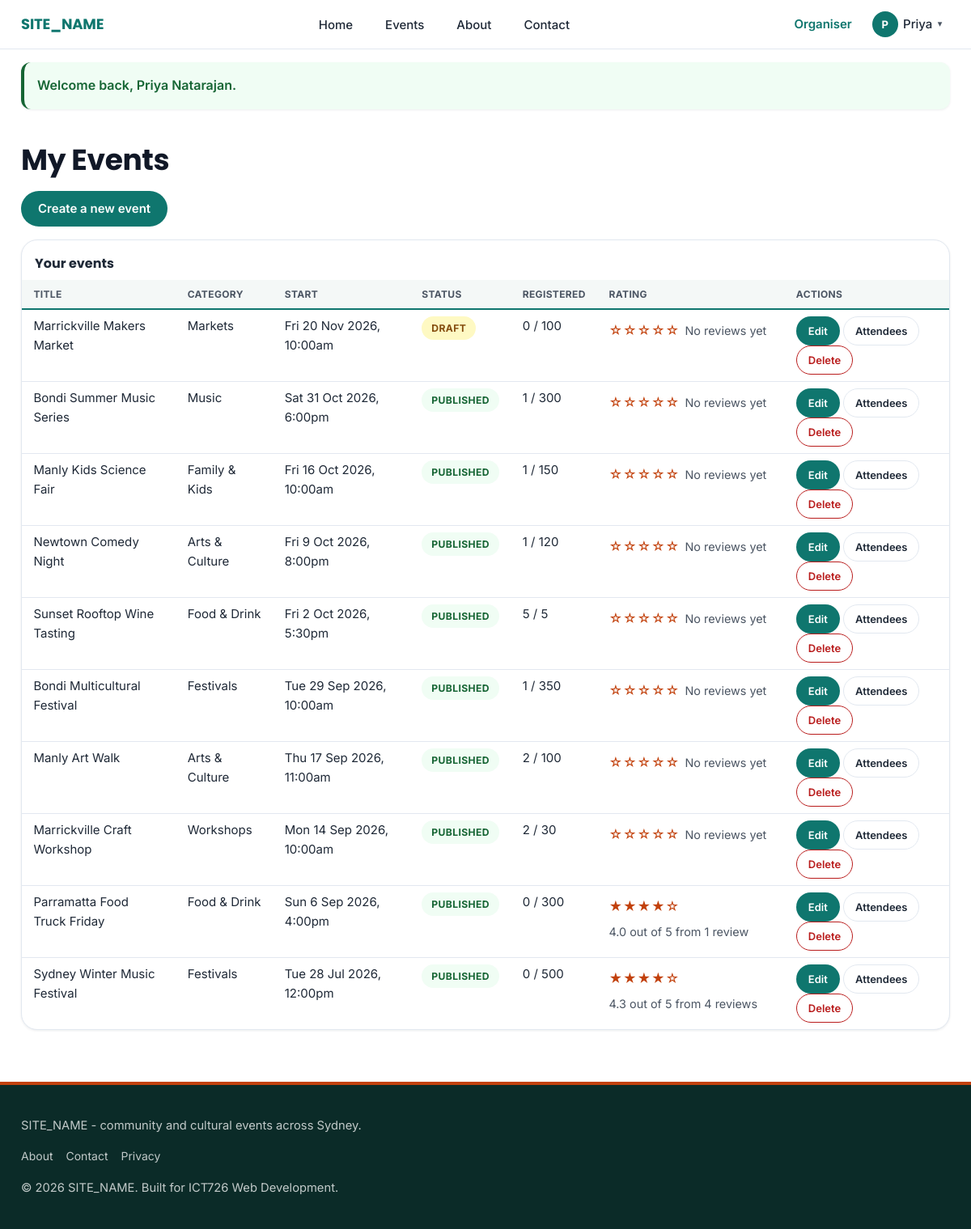
Page /organiser/my-events.php (signed in) on the committed database.
### tables this page shows
CREATE TABLE events (
    id              INT AUTO_INCREMENT PRIMARY KEY,
    organiser_id    INT NOT NULL,
    category_id     INT NOT NULL,
    venue_id        INT NOT NULL,
    title           VARCHAR(150) NOT NULL,
    slug            VARCHAR(180) NOT NULL,
    description     TEXT NOT NULL,
    image           VARCHAR(255) NULL,
    start_datetime  DATETIME NOT NULL,
    end_datetime    DATETIME NOT NULL,
    capacity        INT NOT NULL,
    price           DECIMAL(8,2) NOT NULL DEFAULT 0.00,
    status          ENUM('draft', 'published', 'cancelled') NOT NULL DEFAULT 'draft',
    created_at      DATETIME NOT NULL DEFAULT CURRENT_TIMESTAMP,
    updated_at      DATETIME NOT NULL DEFAULT CURRENT_TIMESTAMP ON UPDATE CURRENT_TIMESTAMP,

    UNIQUE KEY uq_events_slug (slug),

     
     
     
     
     
    CONSTRAINT fk_events_organiser FOREIGN KEY (organiser_id) REFERENCES users(id),
    CONSTRAINT fk_events_category  FOREIGN KEY (category_id)  REFERENCES categories(id),
    CONSTRAINT fk_events_venue     FOREIGN KEY (venue_id)     REFERENCES venues(id),

     
     
     
    INDEX idx_events_start_datetime (start_datetime),
    INDEX idx_events_status (status),
    INDEX idx_events_category_id (category_id)
);

CREATE TABLE categories (
    id              INT AUTO_INCREMENT PRIMARY KEY,
    name            VARCHAR(80) NOT NULL,
    slug            VARCHAR(80) NOT NULL,
    description     VARCHAR(255) NULL,
    is_active       TINYINT(1) NOT NULL DEFAULT 1,
    UNIQUE KEY uq_categories_slug (slug)
);

### includes/validate.php (called while the page is built, shortened)
<?php
function e($value) {
    return htmlspecialchars($value ?? '', ENT_QUOTES, 'UTF-8');
}

### organiser/my-events.php (the view, shortened to what this page needs)
<?php
require_once __DIR__ . '/../includes/auth_guard.php';
$stmt = $pdo->prepare(
    "SELECT e.*, c.name AS category_name,
            (SELECT COALESCE(SUM(r.quantity), 0) FROM registrations r WHERE r.event_id = e.id AND r.status = 'registered') AS registered_count,
            (SELECT AVG(rv.rating) FROM reviews rv WHERE rv.event_id = e.id AND rv.is_hidden = 0) AS avg_rating,
            (SELECT COUNT(*) FROM reviews rv WHERE rv.event_id = e.id AND rv.is_hidden = 0) AS review_count
     FROM events e
     JOIN categories c ON c.id = e.category_id
     WHERE e.organiser_id = :id
     ORDER BY e.start_datetime DESC"
);
$stmt->execute(['id' => currentUserId()]);
$events = $stmt->fetchAll();
require_once __DIR__ . '/../includes/header.php';
?>
<h1>My Events</h1>
<p><a class="btn" href="<?= BASE_URL ?>/organiser/event-form.php">Create a new event</a></p>
<?php if (empty($events)): ?>
    <p class="empty-state">You haven't created any events yet.</p>
<?php else: ?>
    <div class="data-table-wrapper">
        <table class="data-table">
            <caption>Your events</caption>
            <thead>
                <tr>
                    <th scope="col">Title</th>
                    <th scope="col">Category</th>
                    <th scope="col">Start</th>
                    <th scope="col">Status</th>
                    <th scope="col">Registered</th>
                    <th scope="col">Rating</th>
                    <th scope="col">Actions</th>
                </tr>
            </thead>
            <tbody>
                <?php foreach ($events as $event): ?>
                    <tr>
                        <td><?= e($event['title']) ?></td>
                        <td><?= e($event['category_name']) ?></td>
                        <td><?= e(formatEventDate($event['start_datetime'])) ?></td>
                        <td><span class="badge badge-status-<?= e($event['status']) ?>"><?= e(ucfirst($event['status'])) ?></span></td>
                        <td><?= (int) $event['registered_count'] ?> / <?= (int) $event['capacity'] ?></td>
                        <td>
                            <?= renderStars(
                                $event['avg_rating'] !== null ? (float) $event['avg_rating'] : null,
                                (int) $event['review_count']
                            ) ?>
                        </td>
                        <td>
                            <a class="btn btn-small" href="<?= BASE_URL ?>/organiser/event-form.php?id=<?= (int) $event['id'] ?>">Edit</a>
                            <a class="btn btn-small btn-secondary" href="<?= BASE_URL ?>/organiser/event-attendees.php?id=<?= (int) $event['id'] ?>">Attendees</a>
                            <form method="post" action="<?= BASE_URL ?>/organiser/event-delete.php" class="logout-form"
                                  data-confirm="Delete '<?= e($event['title']) ?>'? This cannot be undone.">
                                <button type="submit" class="btn btn-small btn-danger">Delete</button>
                            </form>
                        </td>
                    </tr>
                <?php endforeach; ?>
            </tbody>
        </table>
    </div>
<?php endif; ?>
<?php require_once __DIR__ . '/../includes/footer.php'; ?>

### includes/functions.php (shortened to what this page needs)
<?php
function formatEventDate($datetime) {
    $timestamp = strtotime($datetime);
    return date('D j M Y, g:ia', $timestamp);
}
function renderStars($average, $count) {
    if ($count === 0 || $average === null) {
        return '<div class="rating">'
            . '<span class="rating-icons" aria-hidden="true">&#9734;&#9734;&#9734;&#9734;&#9734;</span>'
            . '<span class="rating-text">No reviews yet</span>'
            . '</div>';
    }
    $filledStars = (int) round($average);
    $icons = str_repeat('&#9733;', $filledStars) . str_repeat('&#9734;', 5 - $filledStars);
    $text = number_format($average, 1) . ' out of 5 from ' . $count . ' review' . ($count === 1 ? '' : 's');
    return '<div class="rating">'
        . '<span class="rating-icons" aria-hidden="true">' . $icons . '</span>'
        . '<span class="rating-text">' . e($text) . '</span>'
        . '</div>';
}

### assets/css/style.css (style rules this page uses)
:root { --color-primary: #0f766e; --color-primary-dark: #115e59; --color-primary-light: #14b8a6; --color-accent: #c2410c; --color-accent-light: #f97316; --color-text: #1f2937; --color-text-light: #4b5563; --color-bg: #ffffff; --color-bg-alt: #f4f8f7; --color-border: #e2e8f0; --color-error: #b91c1c; --color-error-bg: #fef2f2; --color-success: #166534; --color-success-bg: #f0fdf4; --color-warning: #854d0e; --color-warning-bg: #fef9c3; --font-heading: 'Poppins', 'Segoe UI', system-ui, -apple-system, Arial, sans-serif; --font-body: 'Inter', 'Segoe UI', system-ui, -apple-system, Arial, sans-serif; --radius-sm: 8px; --radius: 12px; --radius-lg: 20px; --radius-full: 999px; --shadow-sm: 0 1px 3px rgba(15, 23, 42, 0.08); --shadow-md: 0 6px 16px rgba(15, 23, 42, 0.10), 0 2px 4px rgba(15, 23, 42, 0.06); --shadow-lg: 0 16px 40px rgba(15, 23, 42, 0.16), 0 4px 10px rgba(15, 23, 42, 0.08); --transition: 180ms cubic-bezier(0.4, 0, 0.2, 1); --spacing-1: 0.5rem; --spacing-2: 1rem; --spacing-3: 1.5rem; --spacing-4: 2rem; --max-width: 1180px; }
* { box-sizing: border-box; }
html { scroll-behavior: smooth; }
body { margin: 0; font-family: var(--font-body); color: var(--color-text); background: var(--color-bg); line-height: 1.6; -webkit-font-smoothing: antialiased; }
a { color: var(--color-primary); transition: color var(--transition); }
.logout-form { display: inline; }
h1, h2, h3 { margin: 0 0 var(--spacing-2); font-family: var(--font-heading); line-height: 1.25; letter-spacing: -0.01em; color: #111827; }
h1 { font-size: 1.75rem; }
@media (min-width: 768px) { h1 { font-size: 2.25rem; } }
main > h1, main > section h2, main > article h2 { position: relative; }
.btn { display: inline-flex; align-items: center; justify-content: center; gap: var(--spacing-1); min-height: 2.75rem; padding: 0.625rem 1.25rem; border: 1px solid transparent; border-radius: var(--radius-full); background: var(--color-primary); color: #fff; font-family: var(--font-body); font-size: 0.9375rem; font-weight: 600; line-height: 1.2; text-decoration: none; text-align: center; cursor: pointer; transition: all var(--transition); }
.btn-secondary { background: transparent; color: var(--color-text); border-color: var(--color-border); }
.btn-danger { background: transparent; color: var(--color-error); border-color: var(--color-error); }
.btn-small { min-height: 2.25rem; padding: 0.375rem 0.875rem; font-size: 0.8125rem; }
.badge { display: inline-block; padding: 0.28rem 0.75rem; border-radius: var(--radius-full); font-size: 0.76rem; font-weight: 700; text-transform: uppercase; letter-spacing: 0.03em; }
.badge-status-published { background: var(--color-success-bg); color: var(--color-success); }
.badge-status-draft { background: var(--color-warning-bg); color: var(--color-warning); }
.data-table-wrapper { position: relative; overflow-x: auto; background: var(--color-bg); border: 1px solid var(--color-border); border-radius: var(--radius-lg); box-shadow: var(--shadow-sm); }
table.data-table { width: 100%; border-collapse: collapse; }
table.data-table caption { text-align: left; font-weight: 700; font-family: var(--font-heading); padding: var(--spacing-2) var(--spacing-2) var(--spacing-1); }
table.data-table th, table.data-table td { border-bottom: 1px solid var(--color-border); padding: var(--spacing-1) 0.9rem; text-align: left; vertical-align: top; }
table.data-table td { font-size: 0.9375rem; }
table.data-table th { position: sticky; top: 0; z-index: 1; background: var(--color-bg-alt); font-size: 0.75rem; text-transform: uppercase; letter-spacing: 0.03em; color: var(--color-text-light); border-bottom: 2px solid var(--color-primary); }
table.data-table tbody tr:last-child td { border-bottom: none; }
.rating { display: inline-flex; align-items: baseline; flex-wrap: wrap; gap: 0.4rem; margin: 0.3rem 0; }
.rating-icons { color: var(--color-accent); font-size: 1rem; letter-spacing: 0.05em; }
.rating-text { color: var(--color-text-light); font-size: 0.9rem; }

### rows in the picture
events: title "Marrickville Makers Market", category.name "Markets", start_datetime "Fri 20 Nov 2026, 10:00am", status "DRAFT", registered_count "0", capacity "100", shows "No reviews yet"
events: title "Bondi Summer Music Series", category.name "Music", start_datetime "Sat 31 Oct 2026, 6:00pm", status "PUBLISHED", registered_count "1", capacity "300", shows "No reviews yet"
events: title "Manly Kids Science Fair", category.name "Family & Kids", start_datetime "Fri 16 Oct 2026, 10:00am", status "PUBLISHED", registered_count "1", capacity "150", shows "No reviews yet"
events: title "Newtown Comedy Night", category.name "Arts & Culture", start_datetime "Fri 9 Oct 2026, 8:00pm", status "PUBLISHED", registered_count "1", capacity "120", shows "No reviews yet"
events: title "Sunset Rooftop Wine Tasting", category.name "Food & Drink", start_datetime "Fri 2 Oct 2026, 5:30pm", status "PUBLISHED", registered_count "5", capacity "5", shows "No reviews yet"
events: title "Bondi Multicultural Festival", category.name "Festivals", start_datetime "Tue 29 Sep 2026, 10:00am", status "PUBLISHED", registered_count "1", capacity "350", shows "No reviews yet"
events: title "Manly Art Walk", category.name "Arts & Culture", start_datetime "Thu 17 Sep 2026, 11:00am", status "PUBLISHED", registered_count "2", capacity "100", shows "No reviews yet"
events: title "Marrickville Craft Workshop", category.name "Workshops", start_datetime "Mon 14 Sep 2026, 10:00am", status "PUBLISHED", registered_count "2", capacity "30", shows "No reviews yet"
events: title "Parramatta Food Truck Friday", category.name "Food & Drink", start_datetime "Sun 6 Sep 2026, 4:00pm", status "PUBLISHED", registered_count "0", capacity "300", text "4.0 out of 5 from 1 review"
events: title "Sydney Winter Music Festival", category.name "Festivals", start_datetime "Tue 28 Jul 2026, 12:00pm", status "PUBLISHED", registered_count "0", capacity "500", text "4.3 out of 5 from 4 reviews"

### other values in the picture
SITE_NAME "SITE_NAME"
$headerUserInitial "P"
$headerUserFirstName "Priya"
$flash['message'] "Welcome back, Priya Natarajan."
